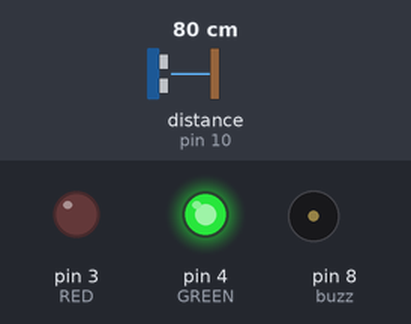
The sketch below on a simulated Arduino Uno, built with avr-gcc and run on an emulated ATmega328P. Parts: output pins drawn as LEDs (lit = HIGH), buzzer (waves = sounding). Wiring (inferred from the names in the program): ultrasonic range finder: trigger pin 9; echo pin 10. Inputs (shaded band) come from the test bench; at power-on: distance to the obstacle (sensor on pin 10) 80 cm. The echo pulse lasts 58.3 µs per cm; pins used as bus, display or sensor lines are not drawn.

Above: at 1.8 s.
1.9 s: distance to the obstacle (sensor on pin 10) set to 12 cm
3.4 s: distance to the obstacle (sensor on pin 10) set to 9 cm
At 4.9 s:
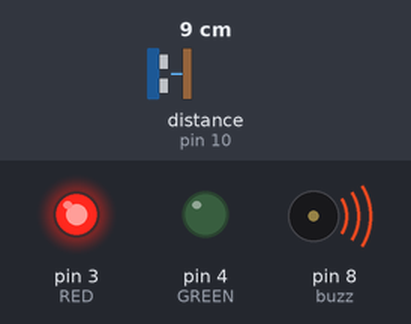
At 6.4 s:
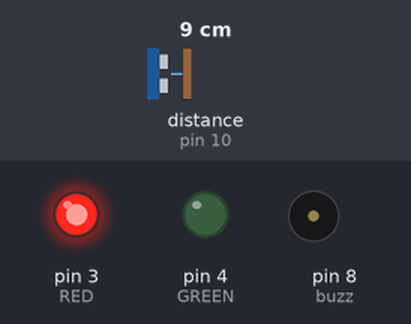
Timing chart, 0 to 13.5 s (numbered marks = the images above; inputs shaded):
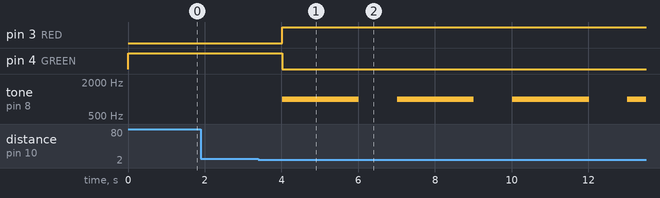

Measured:
- the behaviour switches between 11 and 10 cm on distance to the obstacle (sensor on pin 10) (found by bisection; images 0 and 1)
- after the input at 1.9 s, every drawn part: stays the same
- after the input at 3.4 s, pin 3 (RED): LOW → HIGH after 0.61 s; pin 4 (GREEN): HIGH → LOW after 0.61 s; tone on pin 8 (buzz): alternates 1000 Hz for 2.0 s and silent for 1.0 s, starting after 0.61 s

The sketch:

HC-SR04_ULTRASONIC.ino
```cpp
/*
------------ HC-SR04 Ultrasonic sensor ------------

Simple circit HC-SR04 4 pins GND -> GND, echo -> 10, trig -> 9, Vcc -> 5V
-------------------------------------------------------------------------
Description
if u are in a "safe" distance its a green light if u get too close the light will change to red and give a buzz/piiippppp.
*/
const int trigPin = 9;
const int echoPin = 10;
const int RED = 3;
const int GREEN = 4;

const float ok_distance = 10.00;

const int buzz = 8;


float duration, distance;


void setup() {
  pinMode(trigPin, OUTPUT);
  pinMode(echoPin, INPUT);
  pinMode(buzz, OUTPUT);

  pinMode(RED, OUTPUT);
  pinMode(GREEN, OUTPUT);
  Serial.begin(9600);
}

void loop() {


  digitalWrite(trigPin, LOW);
  delayMicroseconds(2);
  digitalWrite(trigPin, HIGH);
  delayMicroseconds(10);
  digitalWrite(trigPin, LOW);

  duration = pulseIn(echoPin, HIGH);
  distance = (duration*.0343)/2;


  if(distance >= ok_distance) {
    digitalWrite(GREEN, HIGH);
    digitalWrite(RED, LOW);
  }
  else if(distance < ok_distance) {
    tone(buzz, 1000);
    digitalWrite(GREEN, LOW);
    digitalWrite(RED, HIGH);
    delay(2000);
    noTone(buzz);

  }

  delay(1000);
}
```
